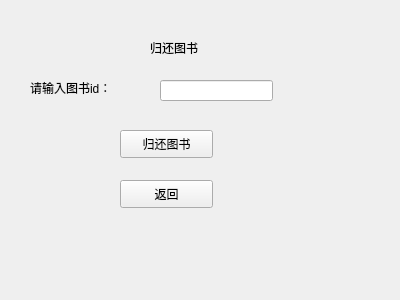
<?xml version="1.0" encoding="UTF-8"?>
<ui version="4.0">
 <class>back_book</class>
 <widget class="QWidget" name="back_book">
  <property name="geometry">
   <rect>
    <x>0</x>
    <y>0</y>
    <width>400</width>
    <height>300</height>
   </rect>
  </property>
  <property name="windowTitle">
   <string>Form</string>
  </property>
  <widget class="QLabel" name="label">
   <property name="geometry">
    <rect>
     <x>150</x>
     <y>40</y>
     <width>131</width>
     <height>16</height>
    </rect>
   </property>
   <property name="text">
    <string>归还图书</string>
   </property>
  </widget>
  <widget class="QLabel" name="label_2">
   <property name="geometry">
    <rect>
     <x>30</x>
     <y>80</y>
     <width>131</width>
     <height>16</height>
    </rect>
   </property>
   <property name="text">
    <string>请输入图书id：</string>
   </property>
  </widget>
  <widget class="QLineEdit" name="back_input">
   <property name="geometry">
    <rect>
     <x>160</x>
     <y>80</y>
     <width>113</width>
     <height>21</height>
    </rect>
   </property>
  </widget>
  <widget class="QPushButton" name="back_book_botton">
   <property name="geometry">
    <rect>
     <x>120</x>
     <y>130</y>
     <width>93</width>
     <height>28</height>
    </rect>
   </property>
   <property name="text">
    <string>归还图书</string>
   </property>
  </widget>
  <widget class="QPushButton" name="back_botton">
   <property name="geometry">
    <rect>
     <x>120</x>
     <y>180</y>
     <width>93</width>
     <height>28</height>
    </rect>
   </property>
   <property name="text">
    <string>返回</string>
   </property>
  </widget>
 </widget>
 <resources/>
 <connections/>
</ui>
